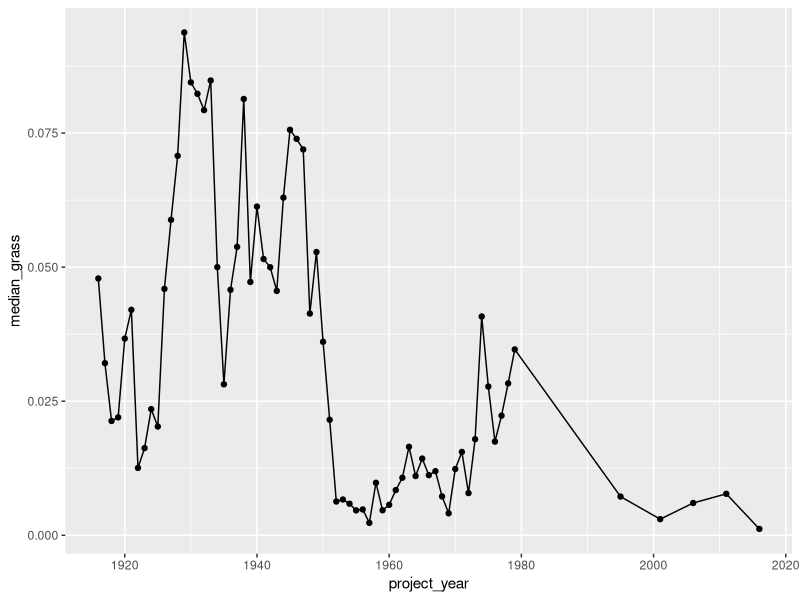
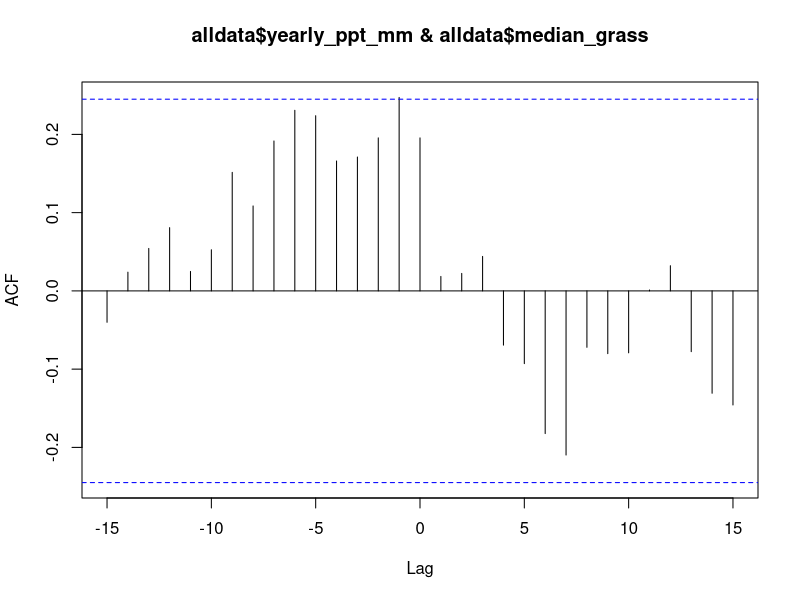
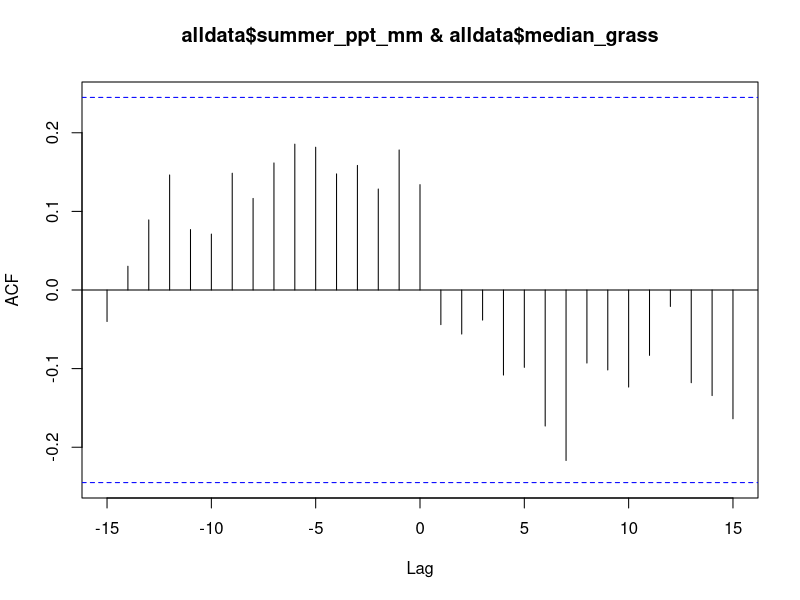
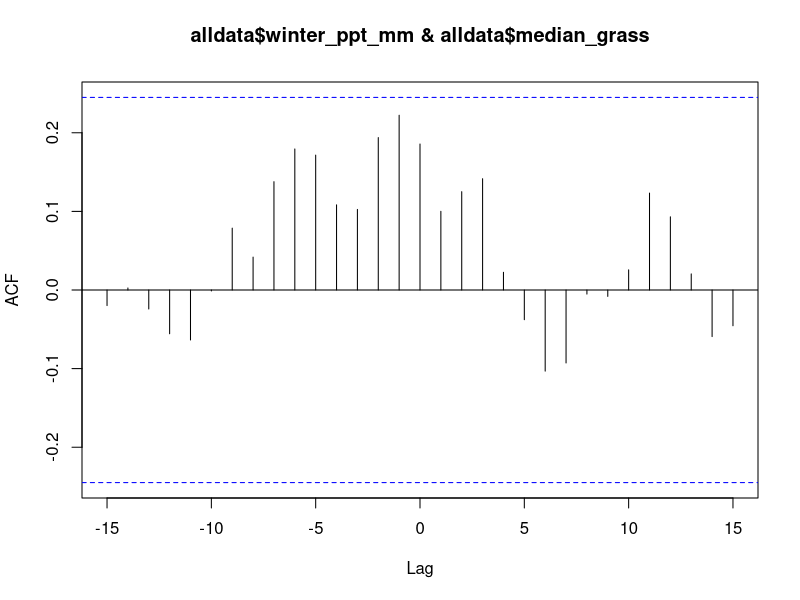

These figures' R source, in order: (Note: this script raises an error after producing the figures.)
#'  Goal is to find degree of correlation between grass and climate (precip/PDO), and when in the
#' timeseries the relationship breaks down
#' 
#' Negative June-Nov SOI -> higher Oct-March precip in NM
#' PDO cold phase -> drier than normal
#' 
#' EMC 3/23/21
#' last update: 8/18/21

library(dplyr)
library(ggplot2)

# read in veg data
grassts = read.csv('data/grass_median_yearly.csv')

  
ggplot(grassts, aes(x=project_year, y=median_grass)) +
  geom_line() +
  geom_point()

# read in climate data
indices_yearly = read.csv('data/climate_variables.csv')


# ======================================================================
# try plain CCF https://nwfsc-timeseries.github.io/atsa-labs/sec-tslab-correlation-within-and-among-time-series.html

# first combine all data
alldata = indices_yearly %>%
  merge(grassts, by.x='water_yr',by.y='project_year') %>%
  dplyr::filter(water_yr<1995) %>%
  mutate(grass_diff = c(NA,diff(median_grass)))
  
# ccf of all variables with grass cover
ccf(alldata$yearly_ppt_mm, alldata$median_grass)
ccf(alldata$summer_ppt_mm, alldata$median_grass)
ccf(alldata$winter_ppt_mm, alldata$median_grass)
ccf(alldata$mean_temp, alldata$median_grass)
ccf(alldata$soi, alldata$median_grass)
ccf(alldata$pdo, alldata$median_grass)
ccf(alldata$pdsi, alldata$median_grass)
ccf(alldata$spei, alldata$median_grass)
# significance in 0, -1, -5, +7 lag for PDSI
# significance in -1 for SPEI
# significance with PDO for lag 0-10

# ccf of all variables with year to year diff in grass cover
alldata2 = alldata[-1,] # remove first row (diff is NA)
ccf(alldata2$yearly_ppt_mm, alldata2$grass_diff)
ccf(alldata2$summer_ppt_mm, alldata2$grass_diff)
ccf(alldata2$winter_ppt_mm, alldata2$grass_diff)
ccf(alldata2$mean_temp, alldata2$grass_diff)
ccf(alldata2$soi, alldata2$grass_diff)
ccf(alldata2$pdo, alldata2$grass_diff)
ccf(alldata2$pdsi, alldata2$grass_diff)
ccf(alldata2$spei, alldata2$grass_diff)



